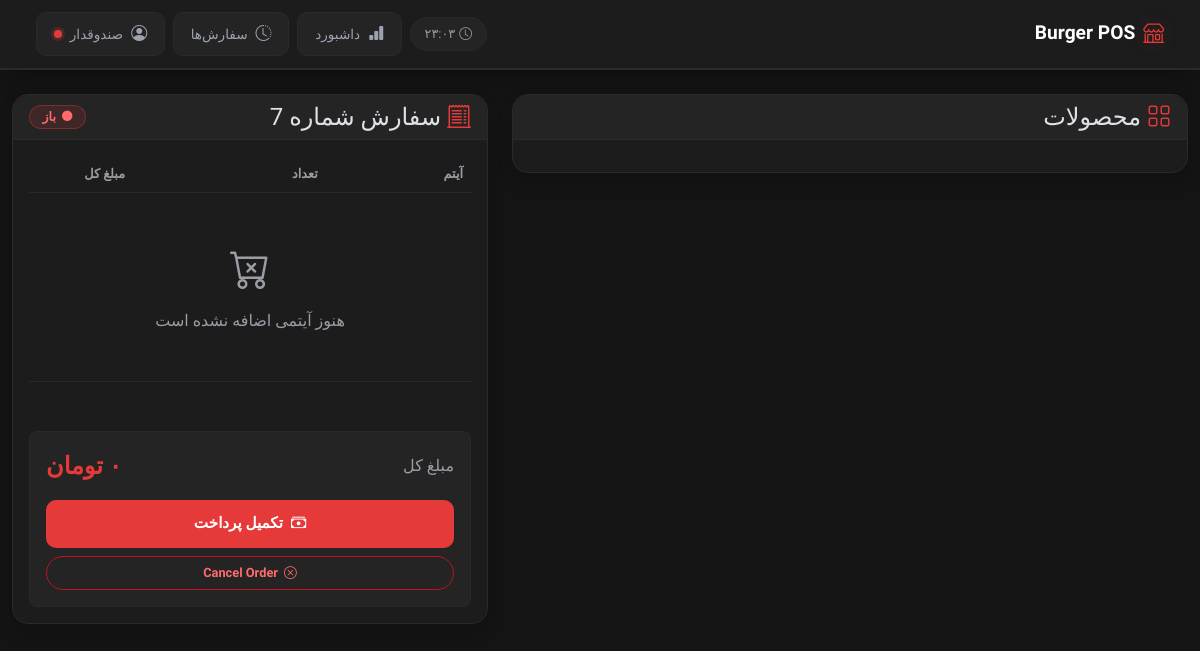
The page /orders/7/ (signed in) on the database as committed earlier.
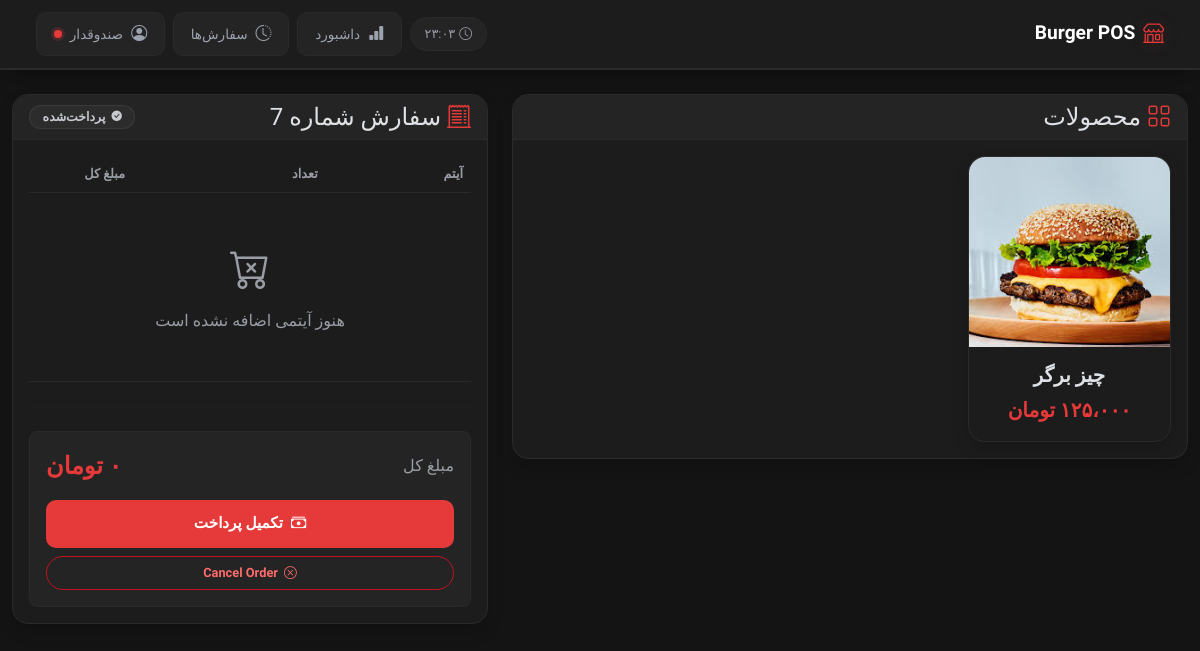
The same page on the database as committed later.
### menu/models.py (models this page shows, shortened)
class Product(models.Model):
    name = models.CharField(max_length=55)
    price = models.PositiveIntegerField()
    is_active = models.BooleanField(default=True)
    image = models.ImageField(upload_to='products/', blank=True, null=True)

### menu/views.py (the view)
# urls.py: path('orders/<int:pk>/', OrderDetailView.as_view(), name='order-detail'),
class OrderDetailView(LoginRequiredMixin, DetailView):
    model = Order
    template_name = 'menu/order-detail.html'
    context_object_name = 'order'
    def get_context_data(self, **kwargs):
        context = super().get_context_data(**kwargs)
        context["products"] = Product.objects.filter(is_active=True)
        context["form"] = AddItemForm()
        return context

### menu/templatetags/custom_filters.py (called while the page is built)
@register.filter
def persian_number(value):
    value = intcomma(value, False)
    en = '0123456789,'
    fa = '۰۱۲۳۴۵۶۷۸۹،'
    return str(value).translate(
        str.maketrans(en, fa)
    )

### menu/templates/menu/order-detail.html (shortened to what the changed rows need)
{% extends "_base.html" %}
{% load custom_filters %}
{% load static %}
{% load i18n %}
{% load humanize %}
{% block content %}
<div class="row g-4">
    <div class="col-lg-7">
        <div class="card shadow">
            <div class="card-body">
                <div class="row g-3">
                    {% for product in products %}
                    <div class="col-md-4">
                        <div
                            class="card product-card h-100 shadow"
                            onclick="addProduct({{ product.id }})"
                            style="cursor: pointer;"
                        >
                            {% if product.image %}
                            <img src="{{ product.image.url }}"
                                class="card-img-top"
                                alt="{{ product.name }}"
                                style="height: 190px; object-fit: cover; border-radius: var(--radius-md) var(--radius-md) 0 0;">
                            {% else %}
                            <div class="d-flex justify-content-center align-items-center"
                                style="height:190px; background: var(--surface-3); border-radius: var(--radius-md) var(--radius-md) 0 0;">
                                <i class="bi bi-image fs-1 text-muted"></i>
                            </div>
                            {% endif %}
                            <div class="card-body text-center pt-3">
                                <h5 class="fw-bold mb-2">{{ product.name }}</h5>
                                <p class="price-tag fs-5 mb-0">
                                    {{ product.price|persian_number }} {% trans "Toman" %}
                                </p>
                            </div>
                        </div>
                    </div>
                    {% endfor %}
                </div>
            </div>
        </div>
    </div>
    <div class="col-lg-5">
        <div class="card shadow">
            <div class="card-header d-flex justify-content-between align-items-center">
                <h4 class="mb-0">
                    <i class="bi bi-receipt-cutoff" style="color: var(--primary-red);"></i>
                </h4>
                {% if order.status == "open" %}
                <span class="status-badge status-badge-open">
                    <i class="bi bi-circle-fill"></i>
                    {% trans "Open" %}
                </span>
                {% else %}
                <span class="status-badge status-badge-paid">
                    <i class="bi bi-check-circle-fill"></i>
                    {% trans "Paid" %}
                </span>
                {% endif %}
            </div>
            <div class="card-body">
                <table class="table align-middle">
                    <thead>
                        <tr>
                            <th>{% trans "Item" %}</th>
                            <th class="text-center">{% trans "Qty" %}</th>
                            <th class="text-end">{% trans "Total" %}</th>
                            <th class="text-center"></th>
                        </tr>
                    </thead>
                </table>
            </div>
        </div>
    </div>
</div>
{% endblock %}

Rows that differ between the two databases and show on the page:
added Product: image (picture), name "چیز برگر"
changed Order "سفارش شماره 7": status "open" → "draft" (drawn)
Other text that changed with them:
text no longer shown: "باز"
text now shown: "پرداخت‌شده"
